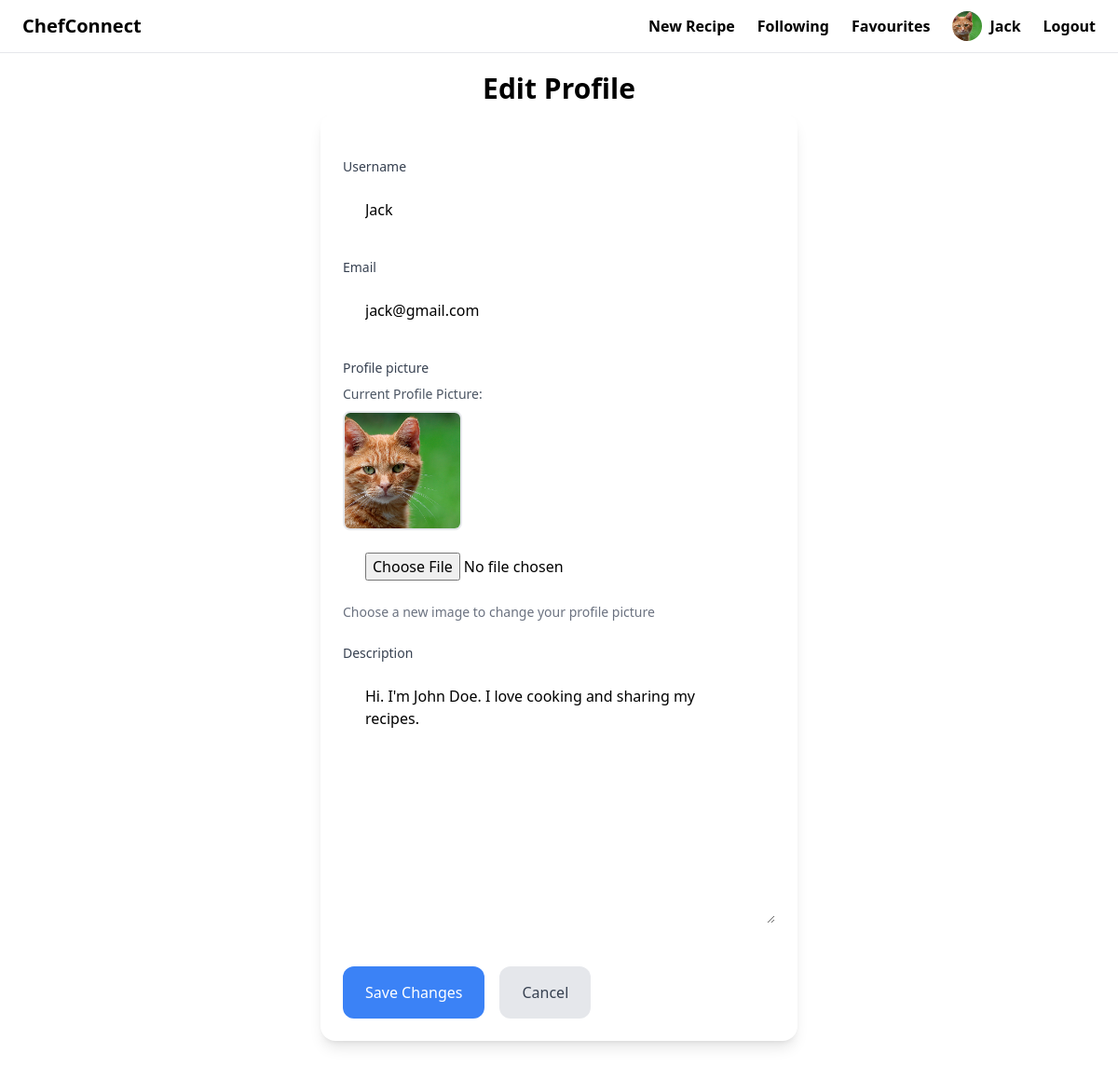
The page /users/profile/edit/ (signed in) on the database its author committed.
### users/models.py (models this page shows, shortened)
class CustomUser(AbstractUser):
    profile_picture = models.ImageField(upload_to="profile_pictures", blank=True, null=True)  # media/profile_pictures
    description = models.TextField(blank=True, null=True)

### users/views.py (the view)
# urls.py: path('profile/edit/', edit_profile, name="edit_profile"),
@login_required
def edit_profile(request):
    if request.method == 'POST':
        form = ProfileEditForm(request.POST, request.FILES, instance=request.user)
        if form.is_valid():
            form.save()
            messages.success(request, 'Profile updated successfully!')
            return redirect('users:profile')  # Redirect to profile page
    else:
        form = ProfileEditForm(instance=request.user)
    return render(request, 'users/edit_profile.html', {
        'form': form
    })

### users/forms.py
class ProfileEditForm(UserChangeForm):
    password = None
    class Meta:
        model = CustomUser
        fields = ("username", "email", "profile_picture", "description")
    username = forms.CharField(widget=forms.TextInput(attrs={
        'placeholder': 'Your username',
        'class': 'w-full py-4 px-6 rounded-xl'
    }))
    email = forms.EmailField(widget=forms.EmailInput(attrs={
        'placeholder': 'Your email address',
        'class': 'w-full py-4 px-6 rounded-xl'
    }))
    profile_picture = forms.ImageField(required=False, widget=forms.FileInput(attrs={
        'class': 'w-full py-4 px-6 rounded-xl',
        'id': 'id_profile_picture_input'
    }))
    description = forms.CharField(required=False, widget=forms.Textarea(attrs={
        'placeholder': 'Tell us about yourself',
        'class': 'w-full py-4 px-6 rounded-xl'
    }))

### users/templates/users/edit_profile.html (shortened to what this page needs)
{% extends 'base.html' %}
{% block content %}
    <div class="min-h-screen flex justify-center py-2">
        <div class="w-full max-w-lg mx-4">
            <h1 class="text-2xl md:text-3xl font-bold text-center mb-2">Edit Profile</h1>
            <form method="post" enctype="multipart/form-data" class="bg-white p-6 rounded-2xl shadow-lg space-y-6">
                {% for field in form %}
                    <div class="space-y-2">
                        <label class="text-gray-700 text-sm font-medium block">{{ field.label }}</label>
                        {% if field.name == 'profile_picture' %}
                            <div class="space-y-2">
                                {% if user.profile_picture %}
                                    <div class="flex flex-col items-center sm:items-start space-y-2">
                                        <p class="text-sm text-gray-600">Current Profile Picture:</p>
                                        <img src="{{ user.profile_picture.url }}"
                                             id="imagePreview"
                                             alt="Current profile picture"
                                             class="w-32 h-32 object-cover rounded-lg border-2 border-gray-200">
                                    </div>
                                {% endif %}
                                <div class="flex flex-col items-center sm:items-start">
                                    <div class="w-full max-w-sm">
                                        {{ field }}
                                    </div>
                                    <p class="text-sm text-gray-500 mt-2 text-center sm:text-left">
                                        Choose a new image to change your profile picture
                                    </p>
                                </div>
                            </div>
                        {% else %}
                            {{ field }}
                        {% endif %}
                    </div>
                {% endfor %}
                <div class="flex flex-col sm:flex-row gap-4 pt-4">
                    <button type="submit"
                            class="w-full sm:w-auto py-4 px-6 text-white bg-blue-500 hover:bg-blue-600 rounded-xl transition-colors duration-200">
                        Save Changes
                    </button>
                    <a href="{% url 'users:profile' %}"
                       class="w-full sm:w-auto py-4 px-6 text-center text-gray-700 bg-gray-200 hover:bg-gray-300 rounded-xl transition-colors duration-200">
                        Cancel
                    </a>
                </div>
            </form>
        </div>
    </div>
{% endblock %}

### chefconnect/templates/base.html (shortened to what this page needs)
{% load static %}
<!doctype html>
<html>
<head>
    <script src="https://cdn.tailwindcss.com"></script>
</head>
<body>
<nav class="relative py-3 px-4 md:px-6 border-b border-gray-200">
    <div class="max-w-7xl mx-auto">
        <div class="flex justify-between items-center">
            <a href="/" class="text-xl font-semibold">ChefConnect</a>
            <div class="hidden md:flex items-center space-x-6">
                <a href="{% url 'recipe:add_recipe' %}" class="text-base font-semibold hover:text-gray-500">New
                    Recipe</a>
                <a href="{% url 'users:following' %}" class="text-base font-semibold hover:text-gray-500">Following</a>
                <a href="{% url 'recipe:saved_recipes' %}" class="text-base font-semibold hover:text-gray-500">Favourites</a>
                {% if request.user.is_authenticated %}
                    <a href="{% url 'users:profile' %}" class="flex items-center space-x-2">
                        {% if request.user.profile_picture %}
                            <img src="{{ request.user.profile_picture.url }}" alt="Profile"
                                 class="w-8 h-8 rounded-full object-cover">
                        {% else %}
                            <div class="w-8 h-8 rounded-full bg-gray-300 flex items-center justify-center">
                                <span class="text-gray-600">{{ request.user.username|first|upper }}</span>
                            </div>
                        {% endif %}
                        <span class="text-base font-semibold hover:text-gray-500">{{ request.user.username | capfirst }}</span>
                    </a>
                    <a href="{% url 'users:logout' %}"
                       class="text-base font-semibold hover:text-red-700">Logout</a>
                {% endif %}
            </div>
        </div>
    </div>
</nav>
<div class="px-4 md:px-6 py-3">
    {% block content %}
    {% endblock %}
</div>
</body>
</html>

### rows shown on the page
CustomUser: user.profile_picture (picture), user.username "Jack", form "Jack" "jack@gmail.com" "Hi. I'm John Doe. I love cooking and sharing my recipes.", profile_picture (picture)

### other values the page prints
{{ field.label }} "Username" "Email" "Profile picture" "Description"
